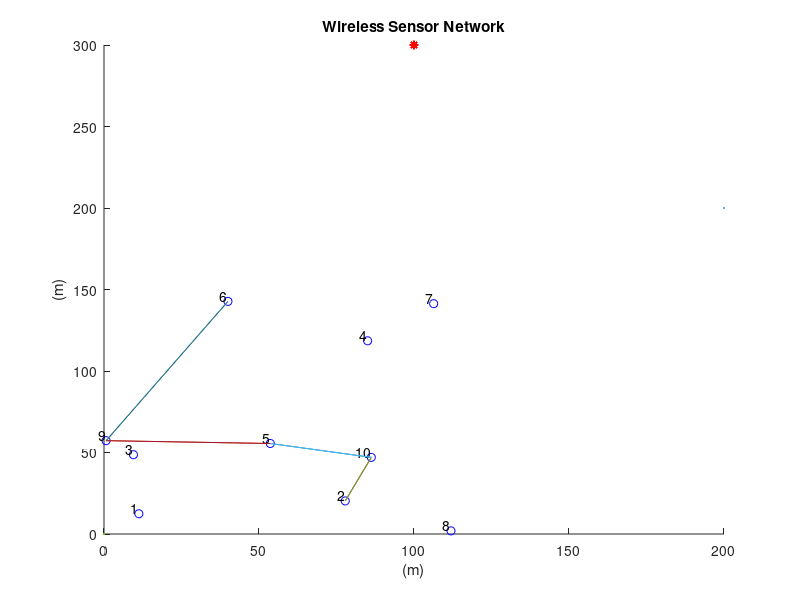

MATLAB code to generate this figure:
% inisialisasi node
close all;
clear;
clc;
xm=200;             %ukuran dimensi plot
ym=200;             %ukuran dimensi plot
x=0;
y=0;
n=10;               %jumlah node yang di inisialisasi
nCH=5;              % jumlah CH yang dijadikan CH pegasis
dead_nodes=0;       %jumlah node yang mati
sinkx=100;          %koordinat Sink Node
sinky=300;          %koordinat Sink Node
Emin=0.5;           %inisialisai energi minum
Emax=1;             %inisialisasi energi maksimum
Eelec=50*10^(-9);   %energi yang dibutuhkan untuk running ( transmiter atau reciver)
Eamp=100*10^(-12);  %faktor pengali amplifire
EDA=5*10^(-9);      %energi agregasi data
k=2000;             %bersar paket yangdikirimkan
p=0.05;             %faktor pengali untuk menentukan cluster head
No=p*n;             %jumlah cluster head dengan faktor pengali P
rnd=0;              %ronde dari operasi
operating_nodes=n;  %jumlah operasi node
transmissions=0;    %variable transmisi
temp_val=0;
flag1stdead=0;

%PEGASIS%
d(n,n)=0;
temp_dead=0;
dead_nodes=0;
selected=0;
count=0;
turn=0;
locIDx=[];
locIDy=[];


for i=1:n
    
    SN(i).id=i;	% sensor's ID number
    SN(i).x=rand(1,1)*xm;	% X-axis coordinates of sensor node
    SN(i).y=rand(1,1)*ym;	% Y-axis coordinates of sensor node
    locIDx(i)=SN(i).x;
    locIDy(i)=SN(i).y;    
    %     fprintf('x = %u , y = %u \n', [locIDx(i) locIDy(i)].');
    SN(i).E=(Emax-Emin).*rand(1,1)+Emin;     % nodes energy levels (initially set to be equal to "Eo"
    SN(i).role=0;   % node acts as normal if the value is '0', if elected as a cluster head it  gets the value '1' (initially all nodes are normal)
    SN(i).cond=1;	% States the current condition of the node. when the node is operational its value is =1 and when dead =0
    SN(i).rop=0;	% number of rounds node was operational
    SN(i).dts=0;    % nodes distance from the sink
    SN(i).tel=0;	% states how many times the node was elected as a Cluster Head
    
    %LEACH%
    SN(i).rn=0;     % round node got elected as cluster head
    SN(i).chid=0;   % node ID of the cluster head which the "i" normal node belongs to
    SN(i).cluster=0;	% the cluster which a node belongs to
    SN(i).dtch=0;	% nodes distance from the cluster head of the cluster in which he belongs
    
    %PEGASIS%
    SN(i).pos=0;
    SN(i).closest=0;
    SN(i).prev=0;
    SN(i).dis=0;	% distance between two nodes headin towards to the cluster head from position 1
    SN(i).dis2=0;   % distance between two nodes headin towards to the cluster head from position 2
    SN(i).order=0;
    SN(i).sel=0;    % states if the node has already operated for this round or not (if 0 then no, if 1 then yes)
    order(i)=0;
    
    labels = {SN(i).id};
    hold on;
    figure(1)
    plot(x,y,xm,ym,SN(i).x,SN(i).y,'ob',sinkx,sinky,'*r');
    text(SN(i).x,SN(i).y,labels,'VerticalAlignment','bottom','HorizontalAlignment','right')
    title 'Wireless Sensor Network';
    xlabel '(m)';
    ylabel '(m)';
    
end

%%%%%% Set-Up Phase %%%%%%

% while operating_nodes>5
    for z=1:2
    rnd;
    CLheads=0;
    energy=0;
    % Cluster Heads Election %
    for i=1:n
        SN(i).cluster=0;    % reseting cluster in which the node belongs to
        SN(i).role=0;       % reseting node role
        SN(i).chid=0;       % reseting cluster head id
    end
    if (SN(i).E>0)
        for i=1:n
            T(i)=SN(i).E;
        end
        A=sort(T,'descend'); % Creates array A containing the energy level each node,
        A_id(1:n)=0;
        for i=1:n
            for j=1:n
                if A(i)==SN(j).E
                    A_id(i)=SN(j).id;
                end
            end
        end
        topID=[];
        topPower=[];
        for i=1:nCH
            topPower(i)=A(i);
            topID(i)=A_id(i);
            SN(topID(i)).role=1;	% assigns the node role of acluster head
            SN(topID(i)).rn=rnd;	% Assigns the round that the cluster head was elected to the data table
            SN(topID(i)).tel=SN(topID(i)).tel + 1;
            SN(topID(i)).dts=sqrt((sinkx-SN(topID(i)).x)^2 + (sinky-SN(topID(i)).y)^2); % calculates the distance between the sink and the cluster hea
            CLheads=CLheads+1;	% sum of cluster heads that have been elected
            SN(topID(i)).cluster=CLheads; % cluster of which the node got elected to be cluster head
            CL(CLheads).x=SN(topID(i)).x; % X-axis coordinates of elected cluster head
            CL(CLheads).y=SN(topID(i)).y; % Y-axis coordinates of elected cluster head
            CL(CLheads).id=topID(i); % Assigns the node ID of the newly elected cluster head to an array
        end
    end
    % Fixing the size of "CL" array %
    CL=CL(1:CLheads);
    % Grouping the Nodes into Clusters & caclulating the distance between node and cluster head %
    for i=1:n
        %         fprintf('ID = %u , Role = %u \n', [(i) SN(i).role].');
        if  (SN(i).role==0) && (SN(i).E>0) && (CLheads>0) % if node is normal
            for m=1:CLheads
                d(m)=sqrt((CL(m).x-SN(i).x)^2 + (CL(m).y-SN(i).y)^2);
            end
            d=d(1:CLheads); % fixing the size of "d" array
            [M,I]=min(d(:)); % finds the minimum distance of node to CH
            [Row, Col] = ind2sub(size(d),I); % displays the Cluster Number in which this node belongs too
            SN(i).cluster=Col; % assigns node to the cluster
            SN(i).dtch= d(Col); % assigns the distance of node to CH
            SN(i).chid=CL(Col).id;
%             fprintf('ID = %u \t , ch = %u \n', [i , SN(i).chid].');
        end
    end
    
    
    q=0;
    dead_nodesPeg=0;
    EelecPeg=50*10^(-9); % units in Joules/bit
    ETxPeg=50*10^(-9); % units in Joules/bit
    ERxPeg=50*10^(-9); % units in Joules/bit
    EampPeg=100*10^(-12); % units in Joules/bit/m^2 (amount of energy spent by the amplifier to transmit the bits)
    EDAPeg=5*10^(-9); % units in Joules/bit
    rndPeg=0;
    operating_nodesPeg=nCH;
    transmissionsPeg=0;
    d(nCH,nCH)=0;
    dist_list(nCH,nCH)=0;
    temp_deadPeg=0;
    dead_nodesPeg=0;
    selectedPeg=0;
    flag1stdeadPeg=0;
    countPeg=0;
    turnPeg=0;
    temp_valPeg=0;
    cl_posPeg=0;
     
    % Plotting the WSN %
    IDPEG=[];
    POWERPEG=[];
    res=1;  %separate LEACH and PEGASIS variable
    locTOPIDx=[];
    locTOPIDy=[];
    for i=1:n
        for j=1:nCH
            if i==topID(j)
                locTOPIDx(res)=locIDx(i);
                locTOPIDy(res)=locIDy(i);
                IDPEG(res) =i;
                POWERPEG(res)=topPower(j);
                %       fprintf('id(j) = %u , power = %u \n', [(i) topPower(j)].');
                res=res+1;
            end
        end
    end
    % for i=1:nCH
    %
    % end
    for i=1:n
        SN(i).idPeg=i;
        for x=1:nCH
            if i==IDPEG(x)
                SN(i).xPeg=locTOPIDx(x);	% X-axis coordinates of sensor node
                SN(i).yPeg=locTOPIDy(x);	% Y-axis coordinates of sensor node
                labels = {IDPEG(x)};
                labelse = {POWERPEG(x)};
                SN(x).re=IDPEG(x);
                
                SN(i).EPeg=SN(i).E;     % nodes energy levels (initially set to be equal to "Eo"
                SN(i).condPeg=SN(i).cond;   % States the current condition of the node. when the node is operational its value is =1 and when dead =0
                SN(i).dtsPeg=0;    % nodes distance from the sink
                SN(i).rolePeg=0;   % node acts as normal if the value is '0', if elected as a cluster head it  gets the value '1' (initially all nodes are normal)
                SN(i).posPeg=0;
                SN(i).closestPeg=0;
                SN(i).prevPeg=0;
                SN(i).disPeg=0;	% distance between two nodes headin towards to the cluster head from position 1
                SN(i).dis2Peg=0;   % distance between two nodes headin towards to the cluster head from position 2
                SN(i).orderPeg=0;
                SN(i).selPeg=0;    % states if the node has already operated for this round or not (if 0 then no, if 1 then yes)
                SN(i).ropPeg=0;    % number of rounds node was operational
                SN(i).telPeg=0;    % states how many times the node was elected as a Cluster Head
                hold on;
            else
                SN(i).xPeg=locIDx(i);	% X-axis coordinates of sensor node
                SN(i).yPeg=locIDy(i);	% Y-axis coordinates of sensor node
                labels = {(i)};
                labelse = {A(i)};
                hold on;
            end
        end
        
        
        %orderPeg(i)=0;
        
        %         if z==1
        %             hold on;
        %             figure(10)
        %             plot(x,y,xm,ym,SN(i).xPeg,SN(i).yPeg,'ob',sinkx,sinky,'*r');
        %             text(SN(i).xPeg,SN(i).yPeg,labels,'VerticalAlignment','bottom','HorizontalAlignment','right');
        %             hold on;
        %             title 'Wireless Sensor Network Pegasis';
        %             xlabel '(m)';
        %             ylabel '(m)';
        %         end
        
        %         if z==2
        %             hold on;
        %             figure(11)
        %             plot(x,y,xm,ym,SN(i).xPeg,SN(i).yPeg,'ob',sinkx,sinky,'*r');
        %             text(SN(i).xPeg,SN(i).yPeg,labels,'VerticalAlignment','bottom','HorizontalAlignment','right');
        %             hold on;
        %             title 'Wireless Sensor Network Pegasis';
        %             xlabel '(m)';
        %             ylabel '(m)';
        %         end
    end
    
    % Calculates Distance Between Each Node and the Sink (Base Station) %
    for i=1:n
        for j=1:nCH
            if  i==IDPEG(j)
                SN(i).dtsPeg=sqrt((sinkx-SN(i).xPeg)^2 + (sinky-SN(i).yPeg)^2);
                SN(i).EPegsink=EelecPeg*k + EampPeg*k*(SN(i).dtsPeg)^2;
                T(i)=SN(i).dtsPeg;
            end
        end
    end
    
    
    
    APeg=sort(T,'descend'); % Creates array APeg containing the distance between each node and the sink,
    % sorted in an asceding order
    
    APeg_id(1:n)=0;
    % Creates array APeg_id which is sorted in a way that it's elements are
    % aligned with those of APeg. Contains the node ID
    for i=1:n
        for j=1:n
            if APeg(i)==SN(j).dtsPeg
                APeg_id(i)=SN(j).idPeg;
            end
        end
    end
    
    
    % Creation of d Array with shortest distances %
    
    
    for i=1:nCH 
        SN(i).closestPeg=0;
        for j=1:nCH
            %             for x=1:nCH
            %                 if  i==IDPEG(x)
            d(j,i)=sqrt((SN(i).xPeg-SN(j).xPeg)^2 + (SN(i).yPeg-SN(j).yPeg)^2);
            dist_list(j,i) = d(j,i);
            if d(j,i)==0
                d(j,i)=9999;
                dist_list(j,i) = d(j,i); %Creates array containing distance between nodes
                %                     end
                %                 end
            end
        end
    end
    
    
    for i=1:nCH
        
        [M,I]=min(d(:,i)); % finds the minimum distance of node to CH
        %         fprintf('size d = %u, ',[size(d)].');
        [Row, Col] = ind2sub(size(d),I); % displays the Cluster Number in which this node belongs too
        SN(IDPEG(i)).closestPeg=IDPEG(Row); % assigns node to the cluster
        %         fprintf(' d = %u, ',[d(Row,i)].');
        SN(IDPEG(i)).disPeg= d(Row,i); % assigns the distance of node to CH
        %         fprintf('id = %u , closest = %u, dis = %u \n' , [(IDPEG(i)) SN(IDPEG(i)).closestPeg , SN(IDPEG(i)).disPeg].');
        
        
    end
    
    
    % Choosing furthest node from sink %
    for i=1:nCH
        
        if SN(APeg_id(i)).EPeg>0 && SN(APeg_id(i)).selPeg==0 && SN(APeg_id(i)).condPeg==1
            set= APeg_id(i);
            SN(set).selPeg=1;
            SN(set).posPeg=1;
            %             fprintf('id = %u' , [ set].');
            break;
            
        end
    end
    orderPeg(1)=set;
    
    tempPeg=1;
    while selectedPeg<nCH
        min_disPeg=9999;
        for i=1:n
            for x=1:nCH
                if i==IDPEG(x)
                    if  SN(i).selPeg==0
                        d=sqrt((SN(i).xPeg-SN(set).xPeg)^2 + (SN(i).yPeg-SN(set).yPeg)^2);
                        if d<min_disPeg
                            min_disPeg=d;
                            next=i;
                        end
                    end
                end
            end
        end
        selectedPeg=selectedPeg+1;
        SN(set).closestPeg=next;
        SN(set).disPeg=min_disPeg;
        SN(next).selPeg=1;
        SN(next).prevPeg=set;
        SN(next).dis2Peg=sqrt((SN(set).xPeg-SN(next).xPeg)^2 + (SN(set).yPeg-SN(next).yPeg)^2);
        plot([SN(set).xPeg SN(next).xPeg], [SN(set).yPeg SN(next).yPeg])
        hold on;
        
        set=next;
        tempPeg=tempPeg+1;
        orderPeg(tempPeg)=set;
        
    end
    
    orderPeg(nCH+1)=[];
    SN(set).posPeg=2;
    SN(set).disPeg=0;
    SN(set).closestPeg=0;
    
    for i=1:nCH
        if SN(i).closestPeg==set && SN(i).posPeg==0
            SN(set).prevPeg=i;
            SN(set).dis2Peg=sqrt((SN(i).xPeg-SN(set).xPeg)^2 + (SN(i).yPeg-SN(set).yPeg)^2);
        end
    end
    
    energyPeg=0;
    
    for i=1:nCH
        SN(i).rolePeg=0;
    end
    
    % Cluster Head Election %
    
    mindis=sort(T,'ascend'); % Creates array APeg containing the distance between each node and the sink,
    % sorted in an asceding order
    c=1;
    mindis_id(1:n)=0;
    % Creates array APeg_id which is sorted in a way that it's elements are
    % aligned with those of APeg. Contains the node ID
    for i=1:n
        for j=1:n
            %fprintf('ID = %u /n , jarak = %u \n' , [mindis_id(i) , mindis(i)].');
            
            if mindis(i)==SN(j).dtsPeg
                mindis_id(c)=SN(j).idPeg;
                %fprintf('ID = %u \n' , [SN(j).idPeg ]');
                
                %                 fprintf('ID = %u /n , jarak = %u \n' , [mindis_id(c) , mindis(i)].');
                c=c+1;
            end
        end
    end
    
    
    tes=1;
    cluster_head=mindis_id(tes);
    % fprintf('ID = %u /n , jarak = %u \n' , [mindis_id(i)].');
    if SN(cluster_head).condPeg==0
        while SN(cluster_head).condPeg==0
            tes=tes+1;
            cluster_head=mindis_id(tes);
        end
    end
    
    if  SN(cluster_head).condPeg==1
        SN(cluster_head).rolePeg=1;
        SN(cluster_head).telPeg=SN(cluster_head).telPeg+1;
        %         figure(10)
        %         plot(SN(cluster_head).xPeg,SN(cluster_head).yPeg,'+r')
    end
    
    %     if z==2 && SN(cluster_head).condPeg==1
    %         SN(cluster_head).rolePeg=1;
    %         SN(cluster_head).telPeg=SN(cluster_head).telPeg+1;
    %         figure(11)
    %         plot(SN(cluster_head).xPeg,SN(cluster_head).yPeg,'+r')
    %     end
    
    %     fprintf('Leadernode = %u \n', [mindis_id(tes)].');
    
 
       
    %%%%%% Steady-State Phase %%%%%%
    
    
    %LEACH Transmission%
    % Member Transmit %
    for i=1:n
        if (SN(i).cond==1) && (SN(i).role==0) && (CLheads>0)
               if SN(i).E>0
                ETx= Eelec*k + Eamp * k * SN(i).dtch^2;
                SN(i).E=SN(i).E - ETx;
                energy=energy+ETx;
            
%            fprintf('node ID transmit= %u \t , energy = %u \n', [i , SN(i).E].');     
        
                % CH Receive% 
                if SN(SN(i).chid).E>0 && SN(SN(i).chid).cond==1 && SN(SN(i).chid).role==1
                    ERx=(Eelec+EDA)*k;
                    energy=energy+ERx;
                    SN(SN(i).chid).E=SN(SN(i).chid).E - ERx;
                    
                    
%            fprintf('CH receive= %u \t , energy = %u \n', [SN(i).chid , SN(SN(i).chid).E].');  
                    
                    if SN(SN(i).chid).E<=0  % if cluster heads energy depletes with reception
                        SN(SN(i).chid).cond=0;
                        SN(SN(i).chid).rop=rnd;
                        dead_nodes=dead_nodes +1;
                        operating_nodes= operating_nodes - 1;
                    end
                end
            end
%              fprintf('------------------------ \n');
            
            
            if SN(i).E<=0       % if nodes energy depletes with transmission
                dead_nodes=dead_nodes +1;
                operating_nodes= operating_nodes - 1;
                SN(i).cond=0;
                SN(i).chid=0;
                SN(i).rop=rnd;
            end 
        end      
    end
    
    
    
    % PEGASIS Transmission %
    for i=1:nCH
        if orderPeg(i)==cluster_head
            %             orderPeg(i);
            cl_pos=i;
%                                     fprintf('Leadernode = %u \n', [cluster_head].');
%             fprintf('CH = %u \n', [cl_pos].');
            break;
        end
    end
    
    for i=1:nCH
%         fprintf('CH= %u \t , role = %u \n', [SN(orderPeg(i)).id , SN(orderPeg(i)).role].');
        
        if SN(orderPeg(i)).E>0 && SN(orderPeg(i)).cond==1  && (SN(orderPeg(i)).role==1)
            if i<cl_pos
                %%%%%%%%%%%%%%%%%%%%%%%%%%%%%%%%%
                if SN(orderPeg(i)).pos==1 && SN(orderPeg(i)).rolePeg==0
                    ETx= Eelec*k + Eamp*k*SN(orderPeg(i)).dis^2;
                    SN(orderPeg(i)).E=SN(orderPeg(i)).E-ETx;
                    energy=energy+ETx;
                end
                %%%%%%%%%%%%%%%%%%%%%%%%%%%%%%%%%
                if SN(orderPeg(i)).pos==0 && SN(orderPeg(i)).rolePeg==0
                    ERx=(EDA+Eelec)*k;
                    ETx= (EDA+Eelec)*k + Eamp*k*SN(orderPeg(i)).dis^2;
                    SN(orderPeg(i)).E=SN(orderPeg(i)).E-ETx-ERx;
                    energy=energy+ETx+ERx;
                end
                
                    fprintf('dis1 id= %u \n', [SN(orderPeg(i)).id].');
            end
            
            if i>cl_pos
                %%%%%%%%%%%%%%%%%%%%%%%%%%%%%%%%%
                if SN(orderPeg(i)).pos==2 && SN(orderPeg(i)).rolePeg==0
                    ETx= Eelec*k + Eamp*k*SN(orderPeg(i)).dis2^2;
                    SN(orderPeg(i)).E=SN(orderPeg(i)).E-ETx;
                    energy=energy+ETx;
                end
                %%%%%%%%%%%%%%%%%%%%%%%%%%%%%%%%%
                if SN(orderPeg(i)).pos==0 && SN(orderPeg(i)).rolePeg==0
                    ERx=(EDA+Eelec)*k;
                    ETx= (EDA+Eelec)*k + Eamp*k*SN(orderPeg(i)).dis2^2;
                    SN(orderPeg(i)).E=SN(orderPeg(i)).E-ETx-ERx;
                    energy=energy+ETx+ERx;
                end
                
                
                    fprintf('dis1 id= %u \n', [SN(orderPeg(i)).id].');
            end
            
            %Leader Node%
            if i==cl_pos
                %%%%%%%%%%%%%%%%%%%%%%%%%%%%%%%%%%%%%%%%%%%%%%%
                if SN(orderPeg(i)).pos==0  && SN(orderPeg(i)).rolePeg==1
                    ERx=(EDA+Eelec)*k*2;
                    ETx= (EDA+Eelec)*k + Eamp*k*SN(orderPeg(i)).dts^2;
                    SN(orderPeg(i)).E=SN(orderPeg(i)).E-ETx-ERx;
                    energy=energy+ETx+ERx;
                end
                %%%%%%%%%%%%%%%%%%%%%%%%%%%%%%%%%%%%%%%%%%%%%%%
                if SN(orderPeg(i)).pos==1  && SN(orderPeg(i)).rolePeg==1
                    ERx=(EDA+Eelec)*k;
                    ETx= (EDA+Eelec)*k + Eamp*k*SN(orderPeg(i)).dts^2;
                    SN(orderPeg(i)).E=SN(orderPeg(i)).E-ETx-ERx;
                    energy=energy+ETx+ERx;
                end
                %%%%%%%%%%%%%%%%%%%%%%%%%%%%%%%%%%%%%%%%%%%%%%%
                if  SN(orderPeg(i)).pos==2  && SN(orderPeg(i)).rolePeg==1
                    ERx=(EDA+Eelec)*k;
                    ETx= (EDA+Eelec)*k + Eamp*k*SN(orderPeg(i)).dts^2;
                    SN(orderPeg(i)).E=SN(orderPeg(i)).E-ETx-ERx;
                    energy=energy+ETx+ERx;
                end
                fprintf('LN id= %u \n', [SN(orderPeg(i)).id].');
            end
        end
        
        
    end
    
   

    if operating_nodes<n && temp_val==0
        temp_val=1;
        flag1stdead=rnd;
    end
    % Display Number of Cluster Heads of this round %
    %CLheads;
    
    
    transmissions=transmissions+1;
    if CLheads==0
        transmissions=transmissions-1;
    end
    
    
    % Next Round %
    rnd= rnd +1;
    fprintf('RND = %u \n', [rnd].');
    tr(transmissions)=operating_nodes;
    op(rnd)=operating_nodes;
    
    if energy>0
        nrg(transmissions)=energy;
    end
    
%     fprintf("OP = %u",[operating_nodes].');
end
sum=0;
for i=1:flag1stdead
    sum=nrg(i) + sum;
end
temp1=sum/flag1stdead;
temp2=temp1/n;
for i=1:flag1stdead
    avg_node(i)=temp2;
end
% fprintf("OP = %u",[operating_nodes].');
% % Plotting Simulation Results "Operating Nodes per Round" %
% figure(2)
% plot(1:rnd,op(1:rnd),'-r','Linewidth',2);
% title ({'LP'; 'Operating Nodes per Round';})
% xlabel 'Rounds';
% ylabel 'Operational Nodes';
% hold on;
% 
% % Plotting Simulation Results  %
% figure(3)
% plot(1:transmissions,tr(1:transmissions),'-r','Linewidth',2);
% title ({'LP'; 'Operational Nodes per Transmission';})
% xlabel 'Transmissions';
% ylabel 'Operational Nodes';
% hold on;
% 
% % Plotting Simulation Results  %
% figure(4)
% plot(1:flag1stdead,nrg(1:flag1stdead),'-r','Linewidth',2);
% title ({'LP'; 'Energy consumed per Transmission';})
% xlabel 'Transmission';
% ylabel 'Energy ( J )';
% hold on;
% 
% 
